Frame 1 (no input): blank canvas, image omitted
Frame 60 (no input): blank canvas, image omitted
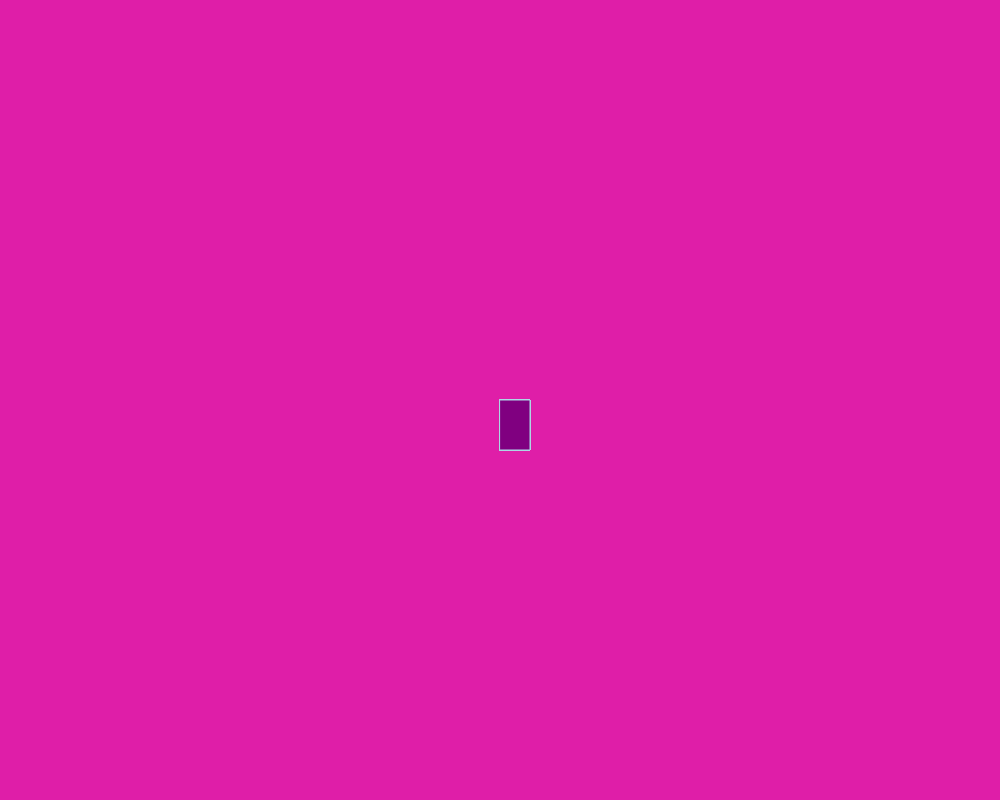
Frame 120 (the mouse pressed at the canvas centre since frame 60)

The p5.js sketch whose frames 1 and 60 were blank and that drew this single picture after the mouse press (run headless with seeded random() and noise() and a simulated clock; from frame 60 on, the mouse is pressed at the canvas centre):

// p5.js sketch
// ── sketch.js
function setup() {
  createCanvas(1000, 800);
  background("#DF1EA8");
}

function draw() {

  fill ("purple");
  stroke ("lightblue");
  if (mouseIsPressed)
  rect(mouseX,mouseY,30,50);
  
}
